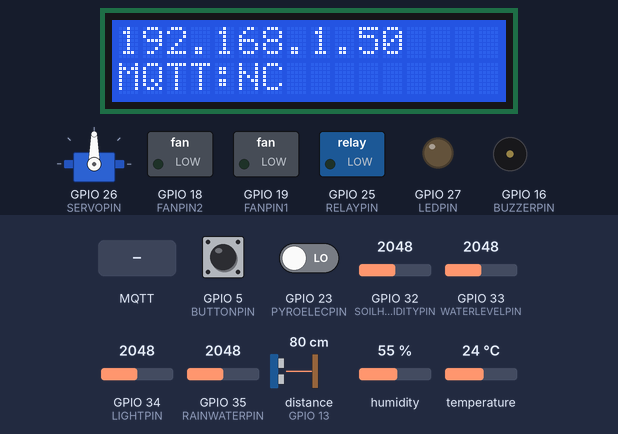
This sketch was run on a simulated ESP32. Parts: 16×2 character LCD, servo, switched loads named in the sketch (green lamp = pin HIGH), output pins drawn as LEDs (lit = HIGH), buzzer (waves = sounding, pin HIGH). Wiring (inferred from the names in the program): ultrasonic range finder: trigger GPIO 12; echo GPIO 13. The inputs (shaded band) are chosen by the test bench; at power-on: GPIO 5 (BUTTONPIN) HIGH, GPIO 23 (PYROELECPIN) LOW, GPIO 32 (SOILHUMIDITYPIN) = 2048, GPIO 33 (WATERLEVELPIN) = 2048, GPIO 34 (LIGHTPIN) = 2048, GPIO 35 (RAINWATERPIN) = 2048, distance to the obstacle (sensor on GPIO 13) 80 cm, humidity 55 %, temperature 24 °C. The echo pulse lasts 58.3 µs per cm; WiFi joins after 1.5 s; servers stay silent unless stated; the local clock reads 2024-03-15 10:24:30 at power-on unless the sketch sets it; no MQTT or app messages arrive unless stated; not simulated (calls return 0 or success): WifiCredentials.h; pins used as bus, display or sensor lines are not drawn; what the sketch prints to the serial monitor is not drawn.

Above: at 2.11 s.
At 3.3 s:
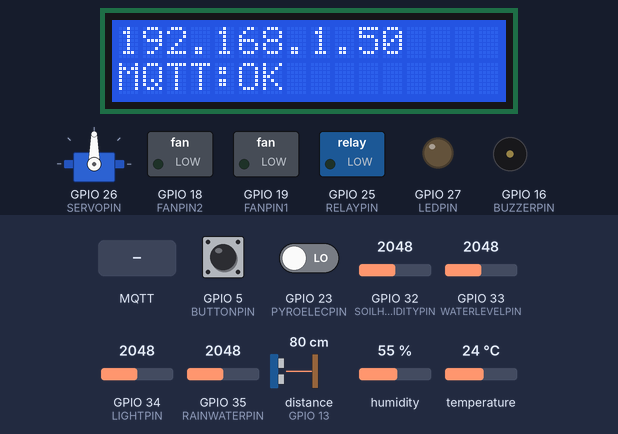
3.4 s: GPIO 5 (BUTTONPIN) pulled LOW for 0.15 s
5.1 s: GPIO 23 (PYROELECPIN) driven HIGH
6.6 s: MQTT message "OPEN" arrives on the first subscribed topic
8.1 s: GPIO 23 (PYROELECPIN) driven LOW
Timing chart, 0 to 10.6 s (numbered marks = the images above; inputs shaded):
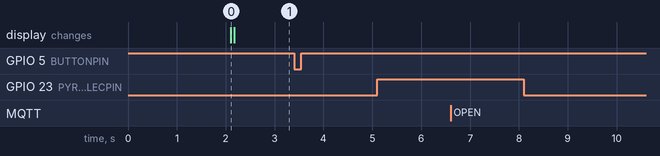

Measured:
- after the input at 3.4 s, every drawn part: stays the same
- after the input at 5.1 s, every drawn part: stays the same
- after the input at 6.6 s, every drawn part: stays the same
- after the input at 8.1 s, every drawn part: stays the same

The sketch:

sketch_nov13a.ino
```cpp
#include <Arduino.h>
#ifdef ESP32
  #include <WiFi.h>
#elif defined(ESP8266)
  #include <ESP8266WiFi.h>
#endif

#include <WiFiClientSecure.h>
#include <PubSubClient.h>  // Add MQTT library
#include <ArduinoJson.h>   // Add JSON library for MQTT payloads
#include <dht11.h>
#include <analogWrite.h>
#include <ESP32_Servo.h>
#include <LiquidCrystal_I2C.h>
#include "WifiCredentials.h"
#include <time.h>
#include <ezButton.h>

// Pin Definitions (unchanged)
#define DHT11PIN        17
#define RAINWATERPIN    35
#define LIGHTPIN        34
#define WATERLEVELPIN   33
#define SOILHUMIDITYPIN 32
#define LEDPIN          27
#define RELAYPIN        25
#define SERVOPIN        26
#define FANPIN1         19 // (IN+)
#define FANPIN2         18 // (IN-)
#define BUZZERPIN       16
#define ULTRATRIGPIN    12
#define ULTRAECHOPIN    13

// Defined by https://docs.keyestudio.com/projects/KS0567/en/latest/wiki/Arduino/arduino.html#project-6-smart-feeding-system
#define ULTRARANGEMIN   2
#define ULTRARANGEMAX   8

#define BUTTONPIN       5
#define PYROELECPIN     23

#define TZ_America_New_York	PSTR("EST5EDT,M3.2.0,M11.1.0")

// and MQTT Configuration
const char* mqtt_server = "06a68c084516440da5d6c84b6514ed49.s1.eu.hivemq.cloud";  // Replace with your MQTT broker
const int mqtt_port = 8883;
const char* mqtt_user = "esp32";       // If required
const char* mqtt_password = "h4pPyhack!ng";   // If required
const char* device_id = "esp32_01";           // Unique device ID

ezButton button(BUTTONPIN);  // create ezButton object that attach to pin 5;
ezButton pyroElec(PYROELECPIN, EXTERNAL_PULLDOWN);

// MQTT Topics
char topic_buffer[128];
#define MQTT_BASE_TOPIC "farm/%s"
#define MQTT_BUFFER_SIZE 256

// Initialize objects
LiquidCrystal_I2C lcd(0x27,16,2);
WiFiClientSecure espClient;
PubSubClient mqtt(espClient);
dht11 DHT11;
Servo myservo;

// Variables for sensor values
float Temperature, Humidity;
int SoilHumidity, Light, WaterLevel, Rainwater, Distance;
unsigned long lastPublish = 0;
const unsigned long publishInterval = 5000; // Publish every 5 seconds

unsigned long lcdMessageTimeout = 0;
String lcdCustomMessage = "";
bool lastMqttState = false;

// Function declarations
void setupMQTT();
void reconnectMQTT();
void publishSensorData();
void handleMQTTCallback(char* topic, byte* payload, unsigned int length);
String createTopic(const char* component, const char* action);

void setDateTime() {
  // You can use your own timezone, but the exact time is not used at all.
  // Only the date is needed for validating the certificates.
  configTzTime(TZ_America_New_York, "pool.ntp.org", "time.nist.gov");

  Serial.print("Waiting for NTP time sync: ");
  time_t now = time(nullptr);
  while (now < 8 * 3600 * 2) {
    delay(100);
    Serial.print(".");
    now = time(nullptr);
  }
  Serial.println();

  struct tm timeinfo;
  gmtime_r(&now, &timeinfo);
  Serial.printf("%s %s", tzname[0], asctime(&timeinfo));
}

void setup() {
  Serial.begin(9600);

  // Connect to WiFi
  WiFi.begin(ssid, pwd);
  while (WiFi.status() != WL_CONNECTED) {
    delay(1000);
    Serial.print(".");
  }
  Serial.println("\nConnected to WiFi");

  // FIXME: Use this only for testing, it allows connecting without a root certificate
  // FIXME: This may hinder our experimental with MQTT safety features
  // https://arduino.stackexchange.com/questions/72684/how-to-connect-to-mqtt-broker-with-tls
  // https://console.hivemq.cloud/clients/arduino-esp8266?uuid=06a68c084516440da5d6c84b6514ed49&clusterType=free&image=/assets/guides/arduino.svg
  espClient.setInsecure();

  // Initialize NTP Client
  setDateTime();

  // Initialize MQTT
  setupMQTT();

  // Initialize LCD
  lcd.init();
  lcd.backlight();
  updateLCDStatus();

  // Initialize pins
  pinMode(LEDPIN, OUTPUT);
  pinMode(RAINWATERPIN, INPUT);
  pinMode(LIGHTPIN, INPUT);
  pinMode(SOILHUMIDITYPIN, INPUT);
  pinMode(WATERLEVELPIN, INPUT);
  pinMode(RELAYPIN, OUTPUT);
  pinMode(FANPIN1, OUTPUT);
  pinMode(FANPIN2, OUTPUT);
  pinMode(BUZZERPIN, OUTPUT);
  pinMode(ULTRATRIGPIN, OUTPUT);  //set trig pin to output mode
  pinMode(ULTRAECHOPIN, INPUT);   //set echo pin to input mode
  pinMode(PYROELECPIN, INPUT);
  // set debounce time to 50 milliseconds
  button.setDebounceTime(50);
  pyroElec.setDebounceTime(50);

   // Set PWM output to adjust the speed of motor
  ledcSetup(14, 1200, 8); // Set frequency of LEDC Channel 14 to 1200, PWM resolution to 8, so duty cycle = 256
  ledcAttachPin(FANPIN1, 14); // Bound LEDC Channel 1 to the specified left motor pin gpio19 to output.
  ledcSetup(15, 1200, 8); // Set frequency of LEDC Channel 15 to 1200, PWM resolution to 8, so duty cycle = 256
  ledcAttachPin(FANPIN2, 15); // Bound LEDC Channel 3 to the specified left motor pin gpio18 to output.

  myservo.attach(SERVOPIN);
}

// Add this new function
void updateLCDStatus() {
  lcd.clear();
  lcd.setCursor(0, 0);
  if (WiFi.status() == WL_CONNECTED) {
    lcd.print(WiFi.localIP());
  } else {
    lcd.print("Disconnected");
  }

  lcd.setCursor(0, 1);
  if (lcdCustomMessage != "" && millis() < lcdMessageTimeout) {
    lcd.print(lcdCustomMessage);
  } else {
    lcdCustomMessage = ""; // Clear the message
    if (mqtt.connected()) {
      lcd.print("MQTT:OK");
    } else {
      lcd.print("MQTT:NC");
    }
  }
}

void loop() {
  button.loop(); // MUST call the loop() function first
  pyroElec.loop();

  if (!mqtt.connected()) {
    reconnectMQTT();
  }
  mqtt.loop();

  // Add to loop() after mqtt.loop():
  if (lastMqttState != mqtt.connected() || WiFi.status() != WL_CONNECTED) {
    updateLCDStatus();
    lastMqttState = mqtt.connected();
  }

  if (lcdMessageTimeout > 0 && millis() > lcdMessageTimeout) {
    lcdMessageTimeout = 0;
    updateLCDStatus();
  }

  // Publish sensor data periodically
  if (millis() - lastPublish > publishInterval) {
    getSensorsData();
    publishSensorData();
    lastPublish = millis();
  }

  // Detect real-time event like PIR & Button
  if (button.isPressed()) {
    Serial.println("The button is pressed");
    handleButtonEvent(true);
  }

  if (button.isReleased()) {
    Serial.println("The button is released");
    handleButtonEvent(false);
  }

  if (pyroElec.isPressed()) {
    Serial.println("Motion detected!");
    handleMotionEvent(true);
  }

  if (pyroElec.isReleased()) {
    Serial.println("Motion stopped!");
    handleMotionEvent(false);
  }
}

void setupMQTT() {
  mqtt.setServer(mqtt_server, mqtt_port);
  mqtt.setCallback(handleMQTTCallback);
}

void reconnectMQTT() {
  while (!mqtt.connected()) {
    Serial.println("Attempting MQTT connection...");
    if (mqtt.connect(device_id, mqtt_user, mqtt_password)) {
      Serial.println("Connected to MQTT broker");

      // Subscribe to control topics
      mqtt.subscribe(createTopic("led", "cmd").c_str());
      mqtt.subscribe(createTopic("relay", "cmd").c_str());
      mqtt.subscribe(createTopic("fan", "cmd").c_str());
      mqtt.subscribe(createTopic("servo", "cmd").c_str());
      mqtt.subscribe(createTopic("buzzer", "cmd").c_str());
      mqtt.subscribe(createTopic("lcd", "cmd").c_str());
    } else {
      Serial.print("Failed, rc=");
      Serial.print(mqtt.state());
      Serial.println(" Retrying in 5 seconds...");
      delay(5000);
    }
  }
}

String createTopic(const char* component, const char* action) {
  sprintf(topic_buffer, "farm/%s/%s/%s", device_id, component, action);
  return String(topic_buffer);
}

void publishSensorData() {
  StaticJsonDocument<512> doc;
  char mqtt_payload[MQTT_BUFFER_SIZE];

  // Publish DHT11 data
  doc.clear();
  JsonObject humidity = doc.createNestedObject("humidity");
  humidity["value"] = Humidity;
  humidity["unit"] = "%";
  JsonObject temperature = doc.createNestedObject("temperature");
  temperature["celsius"] = Temperature;
  temperature["fahrenheit"] = (Temperature * 9.0/5.0) + 32;
  temperature["kelvin"] = Temperature + 273.15;
  JsonObject dewPointJson = doc.createNestedObject("dewPoint");
  dewPointJson["celsius"] = dewPoint(Temperature, Humidity);
  doc["timestamp"] = getISOTimestamp();
  serializeJson(doc, mqtt_payload);
  mqtt.publish(createTopic("dht11", "state").c_str(), mqtt_payload);

  // Publish soil humidity
  doc.clear();
  doc["value"] = SoilHumidity;
  doc["percentage"] = map(SoilHumidity, 0, 4095, 0, 100);
  doc["timestamp"] = getISOTimestamp();
  serializeJson(doc, mqtt_payload);
  mqtt.publish(createTopic("soil", "state").c_str(), mqtt_payload);

  // Publish light level
  doc.clear();
  doc["value"] = Light;
  doc["percentage"] = map(Light, 0, 4095, 0, 100);
  doc["timestamp"] = getISOTimestamp();
  serializeJson(doc, mqtt_payload);
  mqtt.publish(createTopic("light", "state").c_str(), mqtt_payload);

  // Publish water level
  doc.clear();
  doc["value"] = WaterLevel;
  doc["percentage"] = map(WaterLevel, 0, 4095, 0, 100);
  doc["timestamp"] = getISOTimestamp();
  serializeJson(doc, mqtt_payload);
  mqtt.publish(createTopic("water", "state").c_str(), mqtt_payload);

  // Publish steam sensor data
  doc.clear();
  doc["value"] = Rainwater;
  doc["percentage"] = map(Rainwater, 0, 4095, 0, 100);
  doc["timestamp"] = getISOTimestamp();
  serializeJson(doc, mqtt_payload);
  mqtt.publish(createTopic("steam", "state").c_str(), mqtt_payload);

  // Publish ultrasonic sensor data
  doc.clear();
  doc["value"] = Distance;
  doc["unit"] = "cm";
  doc["timestamp"] = getISOTimestamp();
  serializeJson(doc, mqtt_payload);
  mqtt.publish(createTopic("ultrasonic", "state").c_str(), mqtt_payload);
}

void handleMQTTCallback(char* topic, byte* payload, unsigned int length) {
  StaticJsonDocument<200> doc;
  char json[length + 1];
  memcpy(json, payload, length);
  json[length] = '\0';

  DeserializationError error = deserializeJson(doc, json);
  if (error) {
    Serial.println("Failed to parse JSON");
    return;
  }

  String topicStr = String(topic);
  // Add timestamp to incoming command
  doc["timestamp"] = getISOTimestamp();
  char timestampedJson[256];
  serializeJson(doc, timestampedJson);

  // LED control
  if (topicStr == createTopic("led", "cmd")) {
    bool active = doc["active"];
    digitalWrite(LEDPIN, active ? HIGH : LOW);
    mqtt.publish(createTopic("led", "state").c_str(), timestampedJson);
  }

  // Relay (water pump) control
  else if (topicStr == createTopic("relay", "cmd")) {
    bool active = doc["active"];
    digitalWrite(RELAYPIN, active ? HIGH : LOW);
    mqtt.publish(createTopic("relay", "state").c_str(), timestampedJson);
  }

  // Fan control
  else if (topicStr == createTopic("fan", "cmd")) {
    int speed = doc["speed"];
    if (speed > 0) {
      ledcWrite(14, 0);
      ledcWrite(15, min(speed, 255));
    } else {
      ledcWrite(14, 0);
      ledcWrite(15, 0);
    }
    mqtt.publish(createTopic("fan", "state").c_str(), timestampedJson);
  }

  // Servo control
  else if (topicStr == createTopic("servo", "cmd")) {
    if (doc.containsKey("angle")) {
      int angle = doc["angle"];
      myservo.write(angle);
    } else if (doc.containsKey("position")) {
      const char* position = doc["position"];
      if (strcmp(position, "OPEN") == 0) myservo.write(80);
      else if (strcmp(position, "HALF_OPEN") == 0) myservo.write(120);
      else if (strcmp(position, "CLOSED") == 0) myservo.write(180);
    }
    mqtt.publish(createTopic("servo", "state").c_str(), timestampedJson);
  }

  // Buzzer control
  else if (topicStr == createTopic("buzzer", "cmd")) {
    int frequency = doc["frequency"] | 0;  // Default to 0 if not specified
    int duration = doc["duration"] | 0;    // Default to 0 if not specified

    // Create state payload
    StaticJsonDocument<200> stateDoc;
    stateDoc["active"] = (frequency > 0 && duration > 0);
    stateDoc["frequency"] = frequency;
    stateDoc["duration"] = duration;
    stateDoc["timestamp"] = getISOTimestamp();

    char statePayload[200];
    serializeJson(stateDoc, statePayload);
    mqtt.publish(createTopic("buzzer", "state").c_str(), statePayload);

    // Control buzzer
    controlBuzzer(frequency, duration);
  }

  // LCD control
  else if (topicStr == createTopic("lcd", "cmd")) {
    const char* message = doc["message"] | "";
    int duration = doc["duration"] | 10; // Default 10 seconds if not specified

    // Create state payload
    StaticJsonDocument<200> stateDoc;
    stateDoc["message"] = message;
    stateDoc["duration"] = duration; // milliseconds
    stateDoc["timestamp"] = getISOTimestamp();

    char statePayload[200];
    serializeJson(stateDoc, statePayload);
    mqtt.publish(createTopic("lcd", "state").c_str(), statePayload);

    // Update LCD
    updateLCDWithMessage(message, duration);
  }
}

void getSensorsData() {
  // Original sensor reading code
  int chk = DHT11.read(DHT11PIN);
  Rainwater = analogRead(RAINWATERPIN);
  Light = analogRead(LIGHTPIN);
  SoilHumidity = analogRead(SOILHUMIDITYPIN) * 2.3;
  WaterLevel = analogRead(WATERLEVELPIN) * 2.5;
  Temperature = (float)DHT11.temperature;
  Humidity = (float)DHT11.humidity;
  // Added ultrasonic sensor
  int duration;
  digitalWrite(ULTRATRIGPIN, LOW);
  delayMicroseconds(2);
  digitalWrite(ULTRATRIGPIN, HIGH);
  delayMicroseconds(10);	//Trigger the trig pin via a high level lasting at least 10us
  digitalWrite(ULTRATRIGPIN, LOW);
  duration = pulseIn(ULTRAECHOPIN, HIGH);	//the time of high level at echo pin
  Distance = max(ULTRARANGEMIN, min(duration / 58, ULTRARANGEMAX));		//convert into distance(cm)
}

// Add new buzzer control function
void controlBuzzer(int frequency, int duration) {
  if (frequency > 0 && duration > 0) {
    // Calculate period in microseconds
    int period = 1000000 / frequency;  // Convert frequency to period in microseconds
    int halfPeriod = period / 2;
    long endTime = millis() + duration;

    // Generate square wave for the specified duration
    while (millis() < endTime) {
      digitalWrite(BUZZERPIN, HIGH);
      delayMicroseconds(halfPeriod);
      digitalWrite(BUZZERPIN, LOW);
      delayMicroseconds(halfPeriod);
    }
  }
  digitalWrite(BUZZERPIN, LOW);  // Ensure buzzer is off after completion
}

// Add new function to update LCD with temporary message
void updateLCDWithMessage(const String& message, int duration) {
  lcdCustomMessage = message;
  lcdMessageTimeout = millis() + duration;
  lcd.setCursor(0, 1);
  lcd.print("                "); // Clear line first
  lcd.setCursor(0, 1);
  lcd.print(message);
}

// Added button event
void handleButtonEvent(bool status) {
  StaticJsonDocument<512> doc;
  char mqtt_payload[MQTT_BUFFER_SIZE];

  doc["pressed"] = status;
  doc["timestamp"] = getISOTimestamp();
  serializeJson(doc, mqtt_payload);
  mqtt.publish(createTopic("button", "state").c_str(), mqtt_payload);
}

// Added motion event
void handleMotionEvent(bool status) {
  StaticJsonDocument<512> doc;
  char mqtt_payload[MQTT_BUFFER_SIZE];

  doc["motion_detected"] = status;
  doc["timestamp"] = getISOTimestamp();
  serializeJson(doc, mqtt_payload);
  mqtt.publish(createTopic("pir", "state").c_str(), mqtt_payload);
}

//Dew Point. The air is saturated and dews are produced under this temperature.
//Reference: http://wahiduddin.net/calc/density_algorithms.htm
double dewPoint(double celsius, double humidity)
{
  double A0= 373.15/(273.15 + celsius);
  double SUM = -7.90298 * (A0-1);
  SUM += 5.02808 * log10(A0);
  SUM += -1.3816e-7 * (pow(10, (11.344*(1-1/A0)))-1) ;
  SUM += 8.1328e-3 * (pow(10,(-3.49149*(A0-1)))-1) ;
  SUM += log10(1013.246);
  double VP = pow(10, SUM-3) * humidity;
  double T = log(VP/0.61078);   // temp var
  return (241.88 * T) / (17.558-T);
}

// Fast calculate the Dew Point, its speed is 5 times of dewPoint()
// Reference: http://en.wikipedia.org/wiki/Dew_point
double dewPointFast(double celsius, double humidity)
{
  double a = 17.271;
  double b = 237.7;
  double temp = (a * celsius) / (b + celsius) + log(humidity/100);
  double Td = (b * temp) / (a - temp);
  return Td;
}

// Add this helper function to get ISO 8601 timestamp
String getISOTimestamp() {
  struct tm timeinfo;
  if (!getLocalTime(&timeinfo)) {
    return "1970-01-01T00:00:00.000Z"; // Return epoch if time not set
  }
  char timestamp[30];
  strftime(timestamp, sizeof(timestamp), "%Y-%m-%dT%H:%M:%S.000Z", &timeinfo);
  return String(timestamp);
}
```
